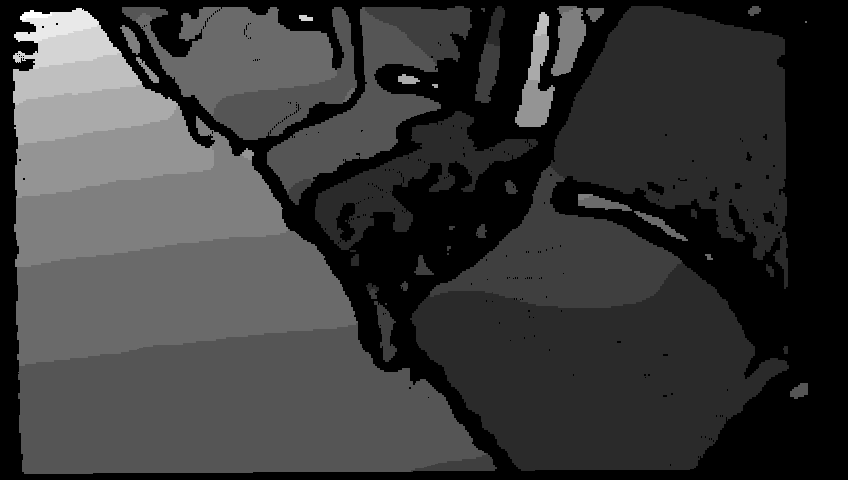
#> input picture data/REALSENSE/no_table/depthTSDF/1743183012.337602.png, 848 x 480 px, found by its file name; its folder holds only this picture in this run
$ python test_Realsense_build.py
#> lines starting #> are read from the running program, lines starting #| are printed output that depends on the picture
#> in build_manual_labeled_dataset, depth is the input picture: shape (480, 848) uint16; min 0, max 3115, mean 782.8
import os
import cv2
import numpy as np
from tqdm import tqdm

fx = 425.9412841796875
fy = 425.49493408203125
cx = 428.4195251464844
cy = 243.318359375

def depth_to_pointcloud(depth_raw):
    h, w = depth_raw.shape
#> h = 480; w = 848
    u, v = np.meshgrid(np.arange(w), np.arange(h))
    z = depth_raw
    x = (u - cx) * z / fx
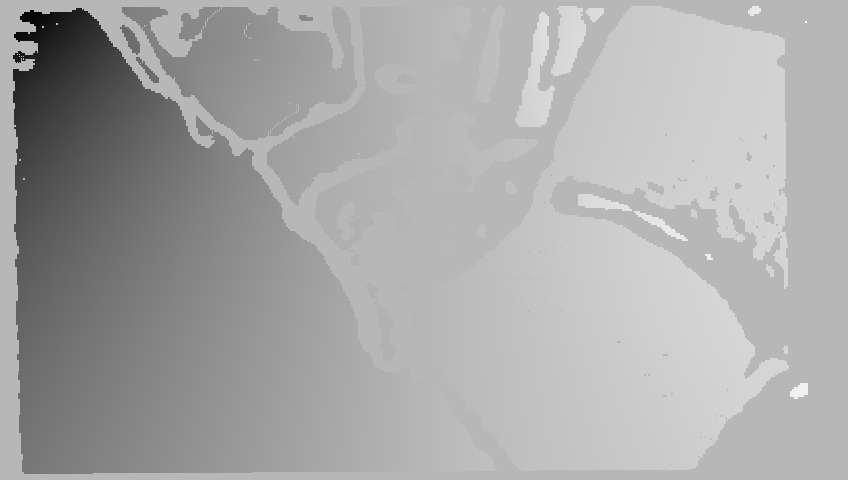
#> x: shape (480, 848) float64; min -2.96, max 1.16, mean -0.235; drawn with min black and max white
    y = (v - cy) * z / fy
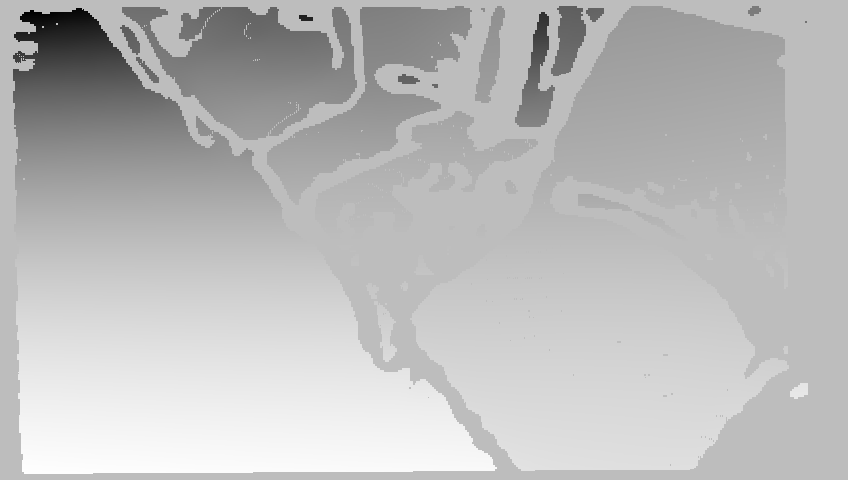
#> y: shape (480, 848) float64; min -1.71, max 0.586, mean -0.0174; drawn with min black and max white
    points = np.stack((x, y, z), axis=-1).reshape(-1, 3)
    mask = (z.reshape(-1) > 0) & np.isfinite(points).all(axis=1)
    return points[mask]

def preprocess_pointcloud(points, num_points=1024):
#> called with points = array of shape (283301, 3), num_points = 1024
    if len(points) < num_points:
        idx = np.random.choice(len(points), num_points, replace=True)
    else:
        idx = np.random.choice(len(points), num_points, replace=False)
#> idx = 1024 values, max 282804 at index 684, min 1192 at index 424, mean 144158.7
    points = points[idx, :]
#> points = 1024 rows, first 8: [-1, -0.0728, 1.6], [0.826, -0.0206, 1.39], [-0.484, -0.322, 1.17], [-1.5, -0.601, 2.09], [0.369, -0.157, 0.634], [0.372, -0.2, 0.601], [0.121, 0.296, 0.64], [0.467, -0.0384, 0.558]

    centroid = np.mean(points, axis=0)
#> centroid = [-0.375, -0.0248, 1.16]
    points -= centroid
#> points = 1024 rows, first 8: [-0.625, -0.048, 0.44], [1.2, 0.00421, 0.223], [-0.109, -0.298, 0.0049], [-1.12, -0.576, 0.925], [0.743, -0.132, -0.53], [0.747, -0.175, -0.563], [0.496, 0.321, -0.524], [0.842, -0.0136, -0.606]
    furthest_dist = np.max(np.linalg.norm(points, axis=1))
#> furthest_dist = 3.61
    points /= furthest_dist
#> points = 1024 rows, first 8: [-0.173, -0.0133, 0.122], [0.332, 0.00116, 0.0617], [-0.0303, -0.0824, 0.00136], [-0.311, -0.159, 0.256], [0.206, -0.0366, -0.147], [0.207, -0.0484, -0.156], [0.137, 0.0888, -0.145], [0.233, -0.00378, -0.168]
    return points

def build_manual_labeled_dataset(base_dir, output_file):
    all_pointclouds = []
    all_labels = []

    label_map = {
        "table": 1,
        "no_table": 0
    }

    for folder_name, label in label_map.items():
        folder_path = os.path.join(base_dir, folder_name)
        depth_folder = os.path.join(folder_path, "depthTSDF")

        if not os.path.exists(depth_folder):
            print(f"NO {depth_folder}, skip")
            continue

        depth_files = sorted([f for f in os.listdir(depth_folder) if f.endswith(".png")])
        print(f"solve {depth_folder}, total {len(depth_files)} figures, label = {label}")

        for depth_file in tqdm(depth_files):
            depth_path = os.path.join(depth_folder, depth_file)
            depth = cv2.imread(depth_path, cv2.IMREAD_UNCHANGED)
            if depth is None:
                print(f"read fail: {depth_path}")
                continue

            depth = depth.astype(np.float32) / 1000.0
            points = depth_to_pointcloud(depth)

            if len(points) < 10:
                continue

            points = preprocess_pointcloud(points, num_points=1024)
            all_pointclouds.append(points)
            all_labels.append(label)

    if not all_pointclouds:
        print("stop saving")
        return

    all_pointclouds = np.stack(all_pointclouds)
    all_labels = np.array(all_labels, dtype=np.int64)

    np.savez_compressed(output_file, pointclouds=all_pointclouds, labels=all_labels)
    print(f"\n data saved in {output_file}，共 {len(all_labels)} ")

if __name__ == "__main__":
    output_file = "datasets/pipelineA_RealSense_dataset.npz"
    os.makedirs(os.path.dirname(output_file), exist_ok=True)

    build_manual_labeled_dataset(
        base_dir="data/RealSense",
        output_file=output_file
    )
